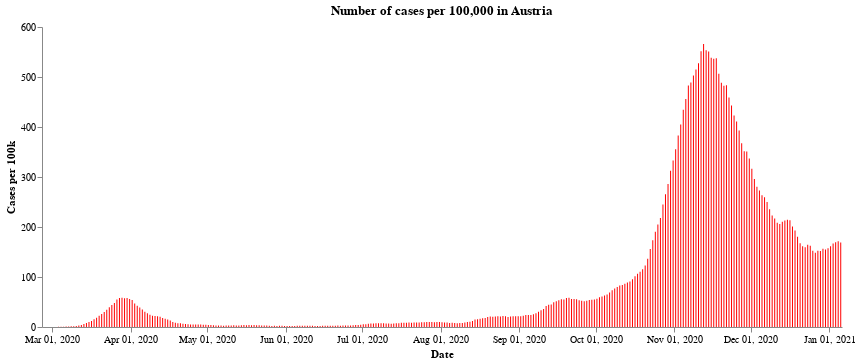

The code cell stored with this chart in its notebook:
### Markdown cell above
First we have the number of cases per 100,000 population across the whole of Austria. After a very sharp rise in cases during the end of October and the middle of November, the number of new cases have fallen due to the second lockdown. At the time of writting, the cases seem to have levelled off a little - though the Austrian government announced a third lockdown lasting a month starting from the 26th of December, in the expectation that cases will continue to rise over the festive period.

### Code cell
#collapse
import altair as alt

alt.Chart(all_austria).mark_bar(
    color='red',
    opacity=1,
    size=1
).encode(
    x=alt.X("yearmonthdate(Time):T", axis=alt.Axis(title='Date')),
    y=alt.Y("SiebenTageInzidenzFaelle:Q",
            axis=alt.Axis(title='Cases per 100k')),
).configure_axis(grid=False).configure_view(strokeWidth=0).properties(
    title='Number of cases per 100,000 in Austria', width=800
)

### Figure 1 — Vega-Lite specification as saved in the notebook (floating-point values rounded to 4 significant figures; data arrays with more than 128 entries replaced by an {"elided": "..."} marker saying what was removed)
{"config": {"view": {"continuousWidth": 400, "continuousHeight": 300, "strokeWidth": 0}, "axis": {"grid": false}}, "data": {"name": "data-90412cba485802d6259cc30aab4f4e55"}, "mark": {"type": "bar", "color": "red", "opacity": 1, "size": 1}, "encoding": {"x": {"type": "temporal", "axis": {"title": "Date"}, "field": "Time", "timeUnit": "yearmonthdate"}, "y": {"type": "quantitative", "axis": {"title": "Cases per 100k"}, "field": "SiebenTageInzidenzFaelle"}}, "title": "Number of cases per 100,000 in Austria", "width": 800, "$schema": "https://vega.github.io/schema/vega-lite/v4.8.1.json", "datasets": {"data-90412cba485802d6259cc30aab4f4e55": {"elided": "315 records"}}}
